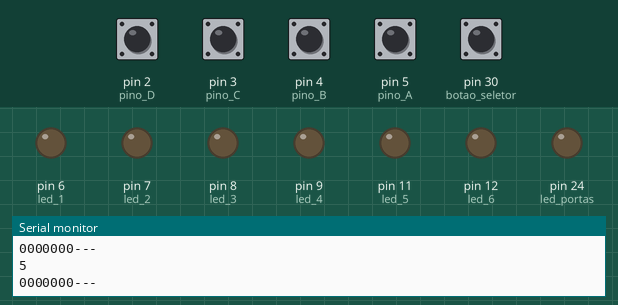
Bench run of a sketch on a simulated Arduino Mega 2560, built with avr-gcc and run on an emulated ATmega2560. Parts: output pins drawn as LEDs (lit = HIGH), the last lines printed to the serial monitor. Dashed ring = blinking. The test bench sets the inputs (shaded band); at power-on: pin 2 (pino_D), pin 3 (pino_C), pin 4 (pino_B), pin 5 (pino_A), pin 30 (botao_seletor) HIGH.

Above: at 1.2 s.
1.3 s: pin 2 (pino_D) pulled LOW for 1 s
At 1.5 s:
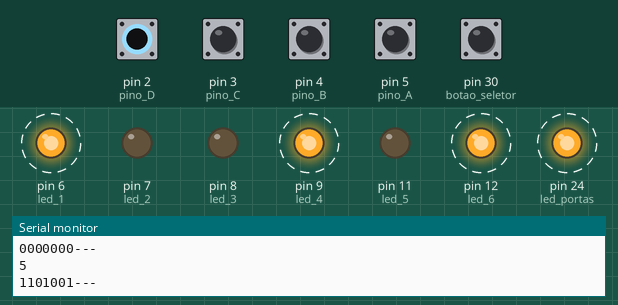
3.8 s: pin 3 (pino_C) pulled LOW for 0.15 s
At 4.9 s:
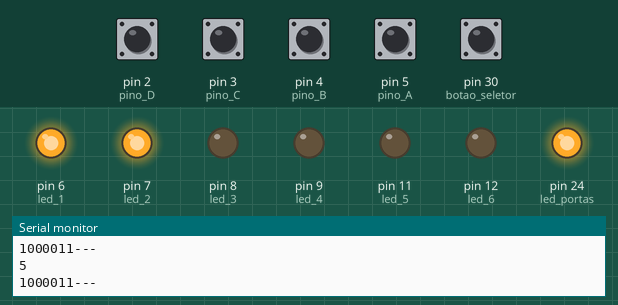
5.4 s: pin 4 (pino_B) pulled LOW for 0.15 s
At 6.3 s:
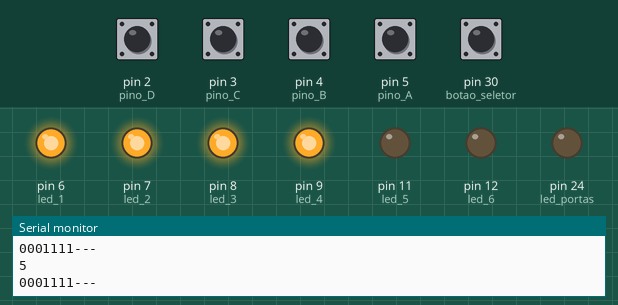
7.0 s: pin 5 (pino_A) pulled LOW for 0.15 s
At 7.7 s:
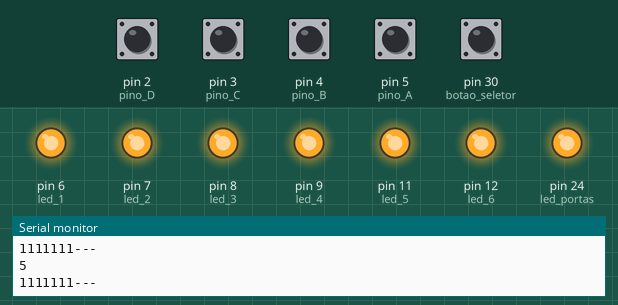
8.6 s: pin 2 (pino_D) pulled LOW for 0.15 s
At 9.2 s:
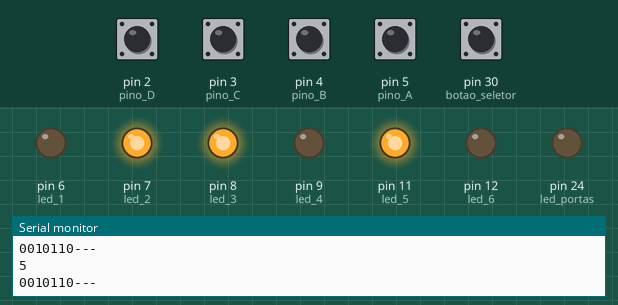
10.2 s: pin 3 (pino_C) pulled LOW for 1 s
At 12.5 s:
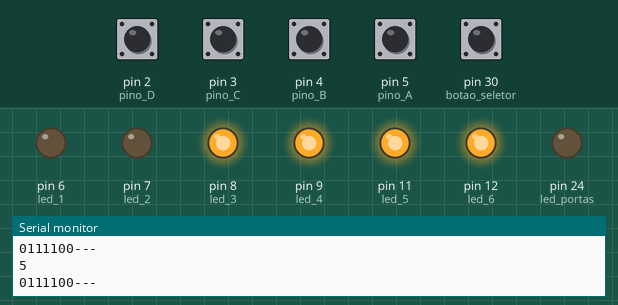
Timing chart, 0 to 13.7 s (numbered marks = the images above; inputs shaded):
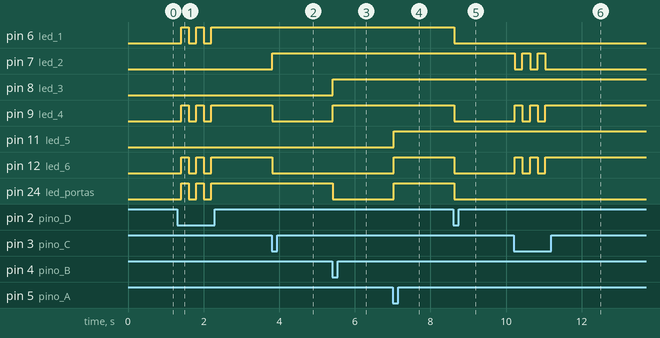

The sketch:

sketch_oct13a.ino
```cpp
#define pino_A 5
#define pino_B 4
#define pino_C 3
#define pino_D 2
// A é o algarismo mais significativo e D é o menos
#define botao_seletor 30

//Para o código Hamming
#define led_portas 24
#define led_6 12
#define led_5 11
#define led_4 9
#define led_3 8
#define led_2 7
#define led_1 6


void setup() {
  pinMode(pino_A, INPUT_PULLUP);
  pinMode(pino_B, INPUT_PULLUP);
  pinMode(pino_C, INPUT_PULLUP);
  pinMode(pino_D, INPUT_PULLUP);
  pinMode(botao_seletor, INPUT_PULLUP);
  pinMode(led_portas, OUTPUT);
  pinMode(led_6, OUTPUT);
  pinMode(led_5, OUTPUT);
  pinMode(led_4, OUTPUT);
  pinMode(led_3, OUTPUT);
  pinMode(led_2, OUTPUT);
  pinMode(led_1, OUTPUT);
  Serial.begin(9600);
}

bool A=0;
bool B=0;
bool C=0;
bool D=0;
int saida = 0;
int seletor_porta = 5;

int switch_A = 0;
int switch_B = 0;
int switch_C = 0;
int switch_D = 0;

int paridade_1 = 0;
int paridade_2 = 0;
int paridade_3 = 0;


void loop() {
  if (!digitalRead(pino_A) == 1){
    A = true;
    }
  else{
    A = false;
  }
  if (!digitalRead(pino_B) == 1){
    B = true;
    }
  else{
    B = false;
  }
  if (!digitalRead(pino_C) == 1){
    C = true;
    }
  else{
    C = false;
  }
  if (!digitalRead(pino_D) == 1){
    D = true;
    }
  else{
    D = false;
  }


  if (!digitalRead(botao_seletor) == 1){
    seletor_porta += 1;
  }
  if (seletor_porta == 0){
    saida = A && B && C && D;
  }
  else if (seletor_porta == 1){
    saida = A||B||C||D;
  }
  else if (seletor_porta == 2){
    saida = !(A && B && C && D);
  }
  else if (seletor_porta == 3){
    saida = !(A || B || C || D);
  }
  else if (seletor_porta == 4){
    saida = A^B^C^D;
  }

  else if (seletor_porta == 5){
    //Código de hamming
    // Para que os botões virem switches:
    if (!digitalRead(pino_A) == 1){
      if (switch_A == 0){
        switch_A = 1;
      }
      else if (switch_A == 1){
        switch_A = 0;
      }
    }
    if (!digitalRead(pino_B) == 1){
      if (switch_B == 0){
        switch_B = 1;
      }
      else if (switch_B == 1){
        switch_B = 0;
      }
    }
    if (!digitalRead(pino_C) == 1){
      if (switch_C == 0){
        switch_C = 1;
      }
      else if (switch_C == 1){
        switch_C = 0;
      }
    }
    if (!digitalRead(pino_D) == 1){
      if (switch_D == 0){
        switch_D = 1;
      }
      else if (switch_D == 1){
        switch_D = 0;
      }
    }
    // Verificador de paridade
    paridade_1 = switch_A ^ switch_B ^ switch_D;
    paridade_2 = switch_A ^ switch_C ^ switch_D;
    paridade_3 = switch_B ^ switch_C ^ switch_D;

    digitalWrite(led_portas, paridade_1);
    digitalWrite(led_6, paridade_2);
    digitalWrite(led_5, switch_A);
    digitalWrite(led_4, paridade_3);
    digitalWrite(led_3, switch_B);
    digitalWrite(led_2, switch_C);
    digitalWrite(led_1, switch_D);

  }
  else if (seletor_porta == 6){
    seletor_porta = 0;
  }
  if (saida == true){
  saida = 1;
  }
  else {
    saida = 0;
  }

  Serial.println(seletor_porta);
  //Serial.println("valor botao seletor: ");
  //Serial.println(digitalRead(botao_seletor));
  Serial.print(paridade_1);
  Serial.print(paridade_2);
  Serial.print(switch_A);
  Serial.print(paridade_3);
  Serial.print(switch_B);
  Serial.print(switch_C);
  Serial.print(switch_D);
  Serial.println("---");
  delay(200);


}
```

Measured:
- after the input at 1.3 s, pin 6 (led_1), pin 9 (led_4), pin 12 (led_6), pin 24 (led_portas): alternates HIGH for 0.20 s and LOW for 0.20 s, 5 changes in all, then stays HIGH, starting after 0.10 s
- after the input at 3.8 s, pin 7 (led_2): LOW → HIGH at once; pin 9 (led_4), pin 12 (led_6): HIGH → LOW at once
- after the input at 5.4 s, pin 8 (led_3), pin 9 (led_4): LOW → HIGH at once; pin 24 (led_portas): HIGH → LOW at once
- after the input at 7.0 s, pin 11 (led_5), pin 12 (led_6), pin 24 (led_portas): LOW → HIGH at once
- after the input at 8.6 s, pin 6 (led_1), pin 9 (led_4), pin 12 (led_6), pin 24 (led_portas): HIGH → LOW at once
- after the input at 10.2 s, pin 7 (led_2): alternates HIGH for 0.20 s and LOW for 0.20 s, 5 changes in all, then stays LOW, starting at once; pin 9 (led_4), pin 12 (led_6): alternates HIGH for 0.20 s and LOW for 0.20 s, 5 changes in all, then stays HIGH, starting at once
